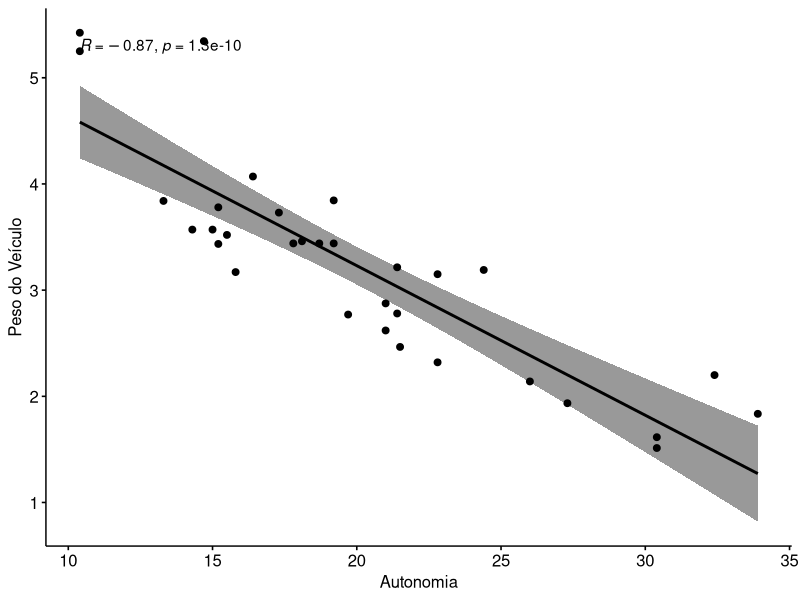

Write R code to recreate this figure.
# Covariância e Coeficiente de Correlação

# Obs: Caso tenha problemas com a acentuação, consulte este link:
# https://support.rstudio.com/hc/en-us/articles/200532197-Character-Encoding

# Configurando o diretório de trabalho
# Coloque entre aspas o diretório de trabalho que você está usando no seu computador
# Não use diretórios com espaço no nome
setwd("~/Data Science/BigDataAnalytics-R-Azure-2.0/Cap09")
getwd()


##### Covariância #####

# A covariância entre duas variáveis (X, Y) é uma medida de variabilidade conjunta dessas duas variáveis aleatórias. 
# Quando a covariâncias entre essas variáveis é positiva os dados apresentam tendência positiva na dispersão. 
# Quando o valor da covariância é negativo, o comportamento é análogo, no entanto, os dados apresentam tendências negativas. 

# Covariância é uma medida de como as alterações em uma variável estão associadas a mudanças em uma segunda variável. 
# Especificamente, a covariância mede o grau em que duas variáveis estão linearmente associadas. 
# No entanto, também é frequentemente usado informalmente como uma medida geral de como duas variáveis são 
# monotonicamente relacionadas.


##### Coeficiente de Correlação #####

# Correlação é uma versão em escala de covariância que assume valores em [−1,1] 
# com uma correlação de ± 1 indicando associação linear perfeita e 0 indicando nenhuma relação linear. 
# Esse escalonamento torna a correlação invariante às mudanças na escala das variáveis originais 
# A constante de escala é o produto dos desvios padrão das duas variáveis.

# Portanto, o Coeficiente de Correlação p mede o grau de correlação entre duas variáveis.

# Para p = 1, tem-se uma correlação perfeita entre as duas variáveis. 
# Se p = - 1, há uma correlação perfeita entre as variáveis, no entanto, essa correlação é negativa. 
# Caso p = 0, as duas variáveis não dependem linearmente uma da outra.

# Para p = -1 indica uma forte correlação negativa: isso significa que toda vez que x aumenta, y diminui 
# Para p = 0 significa que não há associação entre as duas variáveis (x e y) 
# Para p = 1 indica uma forte correlação positiva: isso significa que y aumenta com x 

# Exemplo: Analisar a covariância e correlação entre as variáveis milhas/galão e peso do veículo no dataset mtcars.

my_data <- mtcars
View(my_data)

install.packages("ggpubr")
library("ggpubr")

ggscatter(my_data, x = "mpg", y = "wt", 
          add = "reg.line", conf.int = TRUE, 
          cor.coef = TRUE, cor.method = "pearson",
          xlab = "Autonomia", ylab = "Peso do Veículo")

# Definindo x e y
x = my_data$mpg
y = my_data$wt

# Covariância
?cov
cov(x, y)

# Correlação
?cor
cor(x, y)
